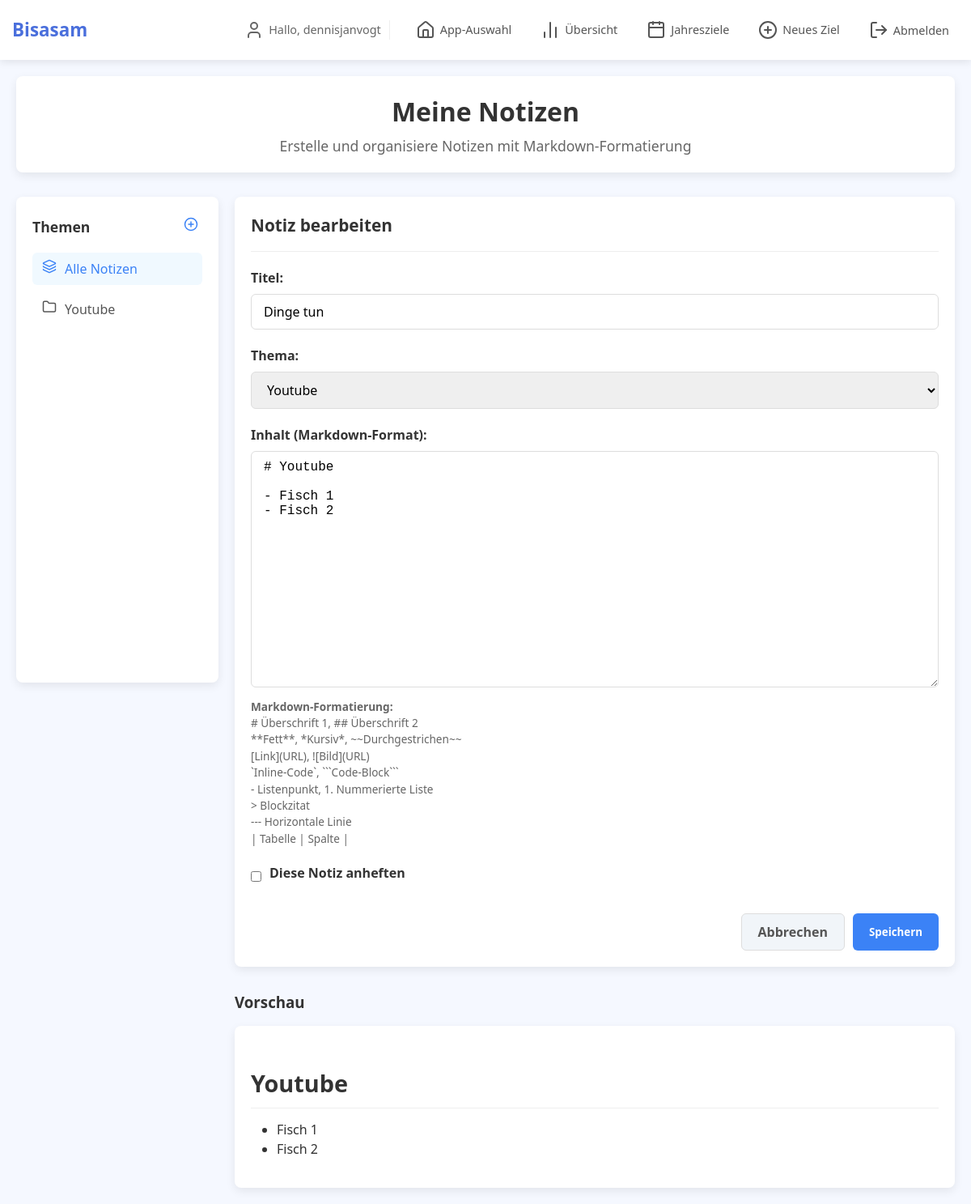
Page /notes/note/edit/1/ (signed in) on the committed database.
### notes/models.py (models this page shows, shortened)
class Topic(models.Model):
    user = models.ForeignKey(User, on_delete=models.CASCADE, related_name='topics')
    name = models.CharField(max_length=100)
    description = models.TextField(blank=True)
    created_at = models.DateTimeField(auto_now_add=True)
    updated_at = models.DateTimeField(auto_now=True)
    def __str__(self):
        return self.name
    class Meta:
        ordering = ['name']

class Note(models.Model):
    user = models.ForeignKey(User, on_delete=models.CASCADE, related_name='notes')
    topic = models.ForeignKey(Topic, on_delete=models.CASCADE, related_name='notes')
    title = models.CharField(max_length=200)
    content = models.TextField()
    created_at = models.DateTimeField(auto_now_add=True)
    updated_at = models.DateTimeField(auto_now=True)
    is_pinned = models.BooleanField(default=False)
    class Meta:
        ordering = ['-is_pinned', '-updated_at']

### notes/views.py (the view)
# urls.py: path('note/edit/<int:note_id>/', views.edit_note, name='edit_note'),
@login_required
def edit_note(request, note_id):
    note = get_object_or_404(Note, id=note_id, user=request.user)
    if request.method == 'POST':
        form = NoteForm(request.POST, instance=note, user=request.user)
        if form.is_valid():
            form.save()
            messages.success(request, 'Notiz erfolgreich aktualisiert!')
            return redirect('view_note', note_id=note.id)
    else:
        form = NoteForm(instance=note, user=request.user)
    topics = Topic.objects.filter(user=request.user)
    context = {
        'form': form,
        'note': note,
        'topics': topics,
        'is_add_mode': False,
    }
    return render(request, 'notes/add_edit_note.html', context)

### notes/forms.py
class NoteForm(forms.ModelForm):
    class Meta:
        model = Note
        fields = ['title', 'topic', 'content', 'is_pinned']
        widgets = {
            'title': forms.TextInput(attrs={'class': 'form-control', 'placeholder': 'Titel der Notiz'}),
            'topic': forms.Select(attrs={'class': 'form-control'}),
            'content': forms.Textarea(attrs={
                'class': 'form-control',
                'rows': 15,
                'placeholder': '# Markdown-Formatierung unterstützt\n\n**Fett**, *kursiv*, [Link](http://example.com), \n```\nCode-Block\n```',
                'style': 'font-family: monospace;'
            }),
            'is_pinned': forms.CheckboxInput(attrs={'class': 'form-check-input'}),
        }
    def __init__(self, *args, **kwargs):
        user = kwargs.pop('user', None)
        super().__init__(*args, **kwargs)
        if user:
            self.fields['topic'].queryset = Topic.objects.filter(user=user)

### notes/templates/notes/add_edit_note.html (shortened to what this page needs)
{% extends 'notes/base.html' %}
{% load static %}
{% block notes_content %}
<div class="form-container">
    <div class="form-header">
        <h3>{{ is_add_mode|yesno:"Neue Notiz erstellen,Notiz bearbeiten" }}</h3>
    </div>
    <form method="post">
        <div class="form-group">
            <label for="id_title">Titel:</label>
            {{ form.title }}
        </div>
        <div class="form-group">
            <label for="id_topic">Thema:</label>
            {{ form.topic }}
        </div>
        <div class="form-group">
            <label for="id_content">Inhalt (Markdown-Format):</label>
            {{ form.content }}
            <div class="form-help" style="margin-top: 8px; font-size: 0.85rem; color: #666;">
                <p><strong>Markdown-Formatierung:</strong></p>
                <p># Überschrift 1, ## Überschrift 2<br>
                **Fett**, *Kursiv*, ~~Durchgestrichen~~<br>
                [Link](URL), ![Bild](URL)<br>
                `Inline-Code`, ```Code-Block```<br>
                - Listenpunkt, 1. Nummerierte Liste<br>
                > Blockzitat<br>
                --- Horizontale Linie<br>
                | Tabelle | Spalte |<br>
                </p>
            </div>
        </div>
        <div class="form-group">
            <div class="form-check">
                {{ form.is_pinned }}
                <label for="id_is_pinned">Diese Notiz anheften</label>
            </div>
        </div>
        <div class="form-actions">
            <a href="{% if note %}{% url 'view_note' note.id %}{% else %}{% url 'notes_home' %}{% if topic %}?topic={{ topic.id }}{% endif %}{% endif %}" class="btn btn-secondary">
                Abbrechen
            </a>
            <button type="submit" class="btn btn-primary">
                {{ is_add_mode|yesno:"Erstellen,Speichern" }}
            </button>
        </div>
    </form>
</div>
<div style="margin-top: 30px;">
    <h3 style="margin-bottom: 15px;">Vorschau</h3>
    <div id="markdown-preview" class="note-view markdown-content" style="background: white; border-radius: 8px; padding: 20px; box-shadow: 0 4px 12px rgba(0, 0, 0, 0.08);">
    </div>
</div>
{% endblock %}

### notes/templates/notes/base.html (shortened to what this page needs)
{% extends 'tracking/base.html' %}
{% load static %}
{% block content %}
<div class="header">
    <h1>Meine Notizen</h1>
    <p>Erstelle und organisiere Notizen mit Markdown-Formatierung</p>
</div>
<div class="notes-container">
    <aside class="sidebar">
        <div class="sidebar-header">
            <h3 class="sidebar-title">Themen</h3>
            <a href="{% url 'add_topic' %}" class="add-topic-btn" title="Neues Thema erstellen">
                <i data-lucide="plus-circle" style="width: 18px; height: 18px;"></i>
            </a>
        </div>
        <ul class="topic-list">
            <li class="topic-item">
                <a href="{% url 'notes_home' %}" class="topic-link {% if not current_topic %}active{% endif %}">
                    <i data-lucide="layers" class="topic-icon" style="width: 18px; height: 18px;"></i>
                    Alle Notizen
                </a>
            </li>
            {% for topic in topics %}
            <li class="topic-item">
                <a href="{% url 'notes_home' %}?topic={{ topic.id }}" class="topic-link {% if current_topic.id == topic.id %}active{% endif %}">
                    <i data-lucide="folder" class="topic-icon" style="width: 18px; height: 18px;"></i>
                    {{ topic.name }}
                </a>
            </li>
            {% endfor %}
        </ul>
    </aside>
    <div class="content-area">
        {% block notes_content %}{% endblock %}
    </div>
</div>
{% endblock %}

### home/templates/home/base_navbar.html (shortened to what this page needs)
<nav class="main-nav">
    <div class="nav-container">
        <div class="nav-brand">
            <a href="{% url 'landing_page' %}">Bisasam</a>
        </div>
        <div class="nav-links">
            {% if user.is_authenticated %}
                <div class="user-greeting">
                    <i data-lucide="user" class="vsc-icon vsc-icon-user"></i>
                    <span>Hallo, {{ user.username }}</span>
                </div>
                <div class="nav-actions">
                    <a href="{% url 'landing_page' %}" class="nav-link">
                        <i data-lucide="home" class="vsc-icon vsc-icon-home"></i>App-Auswahl
                    </a>
                    {% block app_specific_nav %}{% endblock %}
                    <form action="{% url 'logout' %}" method="post" class="logout-form">
                        <button type="submit" class="logout-btn">
                            <i data-lucide="log-out" class="vsc-icon vsc-icon-logout"></i>Abmelden
                        </button>
                    </form>
                </div>
            {% endif %}
        </div>
    </div>
</nav>

### tracking/templates/tracking/base.html (style rules this page uses)
:root { --primary: #4a6fdc; --success: #28a745; --warning: #ffc107; --danger: #dc3545; --light: #f8f9fa; --dark: #343a40; --health: #42b883; --finance: #f1c40f; --career: #9b59b6; --learning: #e74c3c; --other: #7f8c8d; --vsc-bg: #1e1e1e; --vsc-sidebar: #252526; --vsc-highlight: #3a3d41; }
* { margin: 0; padding: 0; box-sizing: border-box; font-family: 'Segoe UI', Tahoma, Geneva, Verdana, sans-serif; }
body { background-color: #f5f8ff; color: #333; padding: 0; margin: 0; font-size: 16px; line-height: 1.5; }
.header { text-align: center; margin-bottom: 30px; padding: 20px 15px; background-color: white; border-radius: 8px; box-shadow: 0 4px 12px rgba(0, 0, 0, 0.08); position: relative; }
.header h1 { font-size: 1.6rem; margin-bottom: 5px; }
.header p { color: #666; font-size: 0.95rem; }
@media (min-width: 768px) { .header h1 { font-size: 2rem; } }
@media (min-width: 768px) { .header p { font-size: 1.1rem; } }

### notes/templates/notes/base.html (style rules this page uses)
:root { --notes-primary: #3b82f6; --notes-light: #f0f9ff; --notes-dark: #1e40af; --notes-gray: #f1f5f9; }
.notes-container { display: flex; gap: 20px; margin-top: 20px; }
.sidebar { width: 250px; flex-shrink: 0; background-color: white; padding: 20px; border-radius: 8px; box-shadow: 0 4px 12px rgba(0, 0, 0, 0.08); height: calc(100vh - 200px); overflow-y: auto; position: sticky; top: 100px; }
.sidebar-header { display: flex; justify-content: space-between; align-items: center; margin-bottom: 15px; }
.sidebar-title { font-size: 1.1rem; font-weight: 600; color: #333; margin: 0; }
.add-topic-btn { color: var(--notes-primary); background: none; border: none; padding: 5px; cursor: pointer; transition: color 0.2s ease; }
.topic-list { list-style: none; padding: 0; margin: 0; }
.topic-item { margin-bottom: 10px; }
.topic-link { display: flex; padding: 8px 12px; border-radius: 6px; color: #555; text-decoration: none; transition: all 0.2s ease; }
.topic-link:hover, .topic-link.active { background-color: var(--notes-light); color: var(--notes-primary); }
.topic-link .topic-icon { margin-right: 10px; }
.content-area { flex: 1; display: flex; flex-direction: column; }
.note-view { background: white; border-radius: 8px; box-shadow: 0 4px 12px rgba(0, 0, 0, 0.08); overflow: hidden; }
.form-container { background: white; border-radius: 8px; padding: 20px; box-shadow: 0 4px 12px rgba(0, 0, 0, 0.08); }
.form-header { margin-bottom: 20px; border-bottom: 1px solid #eee; padding-bottom: 15px; }
.form-header h3 { font-size: 1.3rem; margin: 0; }
.form-group { margin-bottom: 20px; }
.form-group label { display: block; margin-bottom: 8px; font-weight: 600; }
.form-control { width: 100%; padding: 10px 15px; border: 1px solid #ddd; border-radius: 6px; font-size: 1rem; }
.form-check { display: flex; align-items: center; font-weight: normal; margin-top: 10px; }
.form-check-input { margin-right: 10px; }
.form-actions { display: flex; justify-content: flex-end; gap: 10px; margin-top: 30px; }
.btn { padding: 10px 20px; border-radius: 6px; font-weight: 600; cursor: pointer; text-decoration: none; }
.btn-primary { background-color: var(--notes-primary); color: white; border: none; }
.btn-secondary { background-color: #f1f5f9; color: #555; border: 1px solid #ddd; }

### home/templates/home/base_navbar.html (style rules this page uses)
.main-nav { background-color: #fff; box-shadow: 0 2px 10px rgba(0,0,0,0.1); padding: 15px 0; position: sticky; top: 0; z-index: 1000; }
.nav-container { max-width: 1200px; margin: 0 auto; display: flex; flex-wrap: wrap; justify-content: space-between; align-items: center; padding: 0 15px; }
.nav-brand { font-size: 1.4rem; font-weight: bold; }
.nav-brand a { text-decoration: none; color: var(--primary); transition: color 0.3s ease; }
.nav-links { display: flex; flex-wrap: wrap; align-items: center; gap: 20px; }
.user-greeting { color: #666; font-size: 0.9rem; padding-right: 10px; border-right: 1px solid #eee; display: flex; align-items: center; gap: 6px; }
.nav-actions { display: flex; gap: 12px; align-items: center; }
.nav-link { text-decoration: none; color: #555; font-weight: 500; font-size: 0.95rem; padding: 8px 12px; border-radius: 6px; transition: all 0.2s ease; display: flex; align-items: center; gap: 6px; }
.logout-form { margin: 0; }
.logout-btn { background-color: transparent; border: none; color: #555; font-weight: 500; font-size: 0.95rem; padding: 8px 12px; border-radius: 6px; cursor: pointer; transition: all 0.2s ease; display: flex; align-items: center; gap: 6px; }
.nav-link, .logout-btn { border-radius: 4px; padding: 8px 12px; font-size: 0.9rem; margin: 2px 0; }

### rows in the picture
Topic: name "Youtube"
Note: title "Dinge tun", topic "Youtube", content "# Youtube - Fisch 1 - Fisch 2"

### other values in the picture
{{ user.username }} "dennisjanvogt"
{{ is_add_mode|yesno:"Neue Notiz erstellen,Notiz bearbeiten" }} "Notiz bearbeiten"
{{ is_add_mode|yesno:"Erstellen,Speichern" }} "Speichern"
